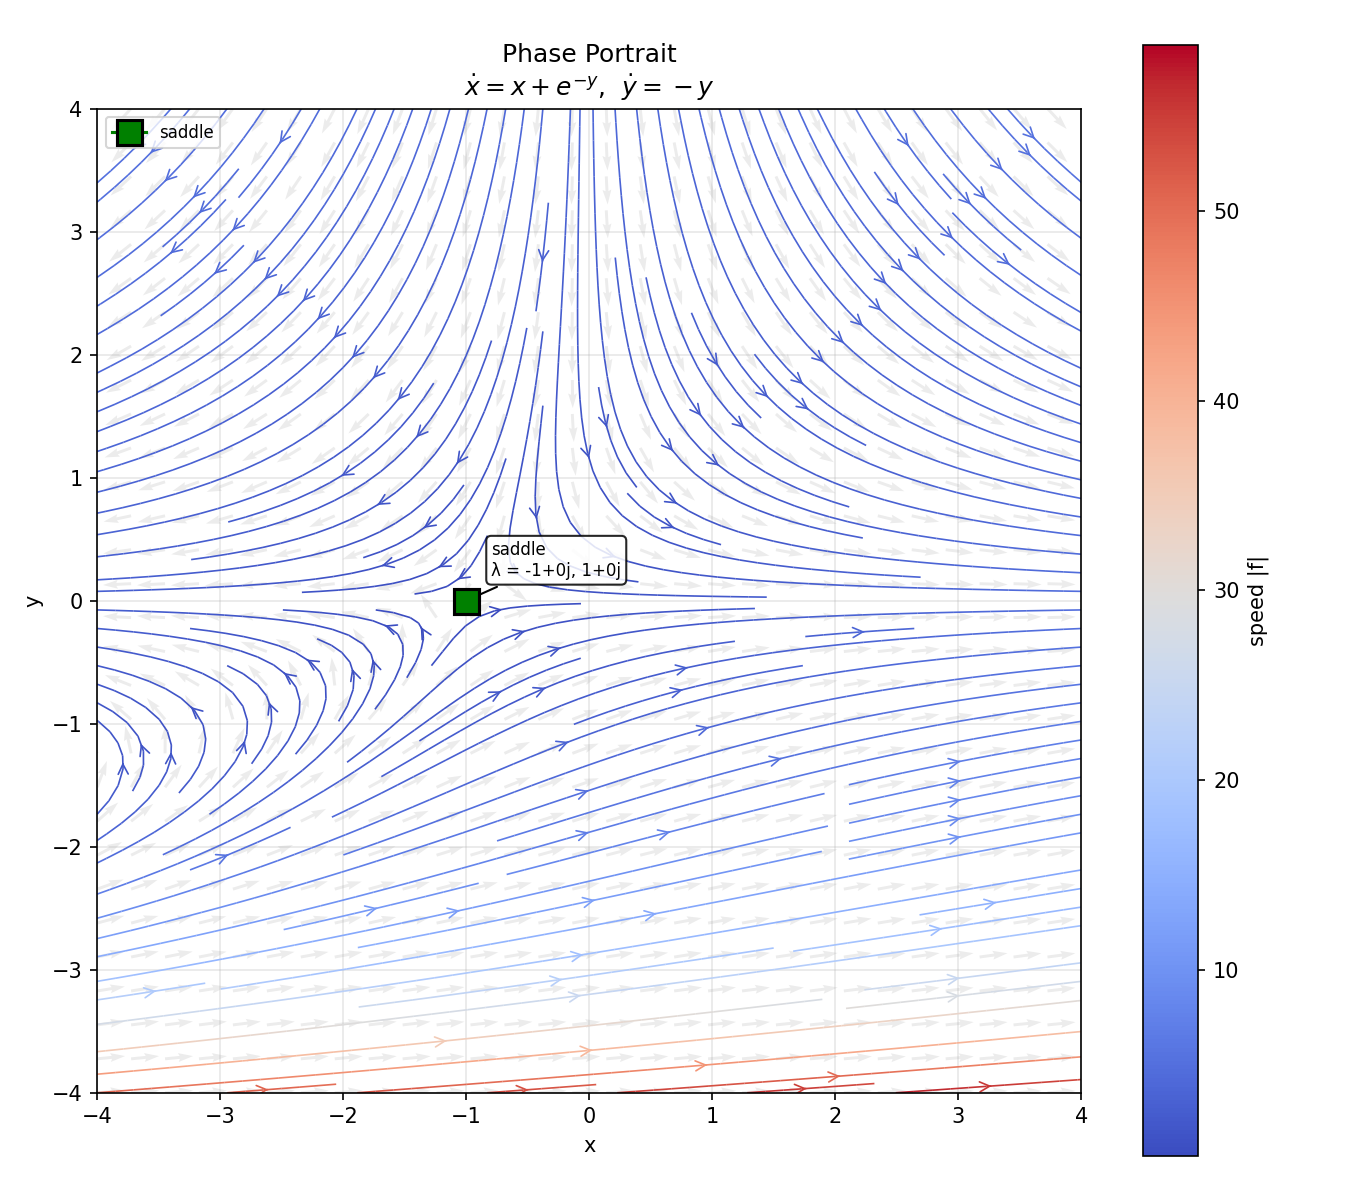

Write the Python code that produced this figure.
import sympy as sp
import numpy as np
import matplotlib.pyplot as plt
from matplotlib.colors import Normalize


def find_equilibria(f_expr, g_expr, x, y, search_range=(-10, 10)):
    """Find equilibrium points by solving f(x,y)=0, g(x,y)=0."""
    solutions = sp.solve([f_expr, g_expr], [x, y], dict=True)
    real_equilibria = []
    for sol in solutions:
        xval = complex(sol[x])
        yval = complex(sol[y])
        if abs(xval.imag) < 1e-10 and abs(yval.imag) < 1e-10:
            real_equilibria.append((float(xval.real), float(yval.real)))
    return real_equilibria


def classify_equilibrium(f_expr, g_expr, x, y, eq_point):
    """Classify an equilibrium point using the Jacobian eigenvalues."""
    J = sp.Matrix([
        [sp.diff(f_expr, x), sp.diff(f_expr, y)],
        [sp.diff(g_expr, x), sp.diff(g_expr, y)],
    ])
    J_at_eq = J.subs({x: eq_point[0], y: eq_point[1]})
    eigenvalues = [complex(ev) for ev in J_at_eq.eigenvals().keys()]

    real_parts = [ev.real for ev in eigenvalues]

    if all(r < -1e-10 for r in real_parts):
        if all(abs(ev.imag) < 1e-10 for ev in eigenvalues):
            return "stable node", eigenvalues
        else:
            return "stable spiral", eigenvalues
    elif all(r > 1e-10 for r in real_parts):
        if all(abs(ev.imag) < 1e-10 for ev in eigenvalues):
            return "unstable node", eigenvalues
        else:
            return "unstable spiral", eigenvalues
    elif any(r > 1e-10 for r in real_parts) and any(r < -1e-10 for r in real_parts):
        return "saddle", eigenvalues
    else:
        if all(abs(r) < 1e-10 for r in real_parts):
            return "center", eigenvalues
        return "non-isolated / degenerate", eigenvalues


def plot_phase_portrait(f_expr, g_expr, x, y,
                        xlim=(-3, 3), ylim=(-3, 3), density=1.5,
                        grid_n=30, title=None):
    """
    Plot the phase portrait for the 2D system:
        dx/dt = f(x, y)
        dy/dt = g(x, y)
    """
    f_func = sp.lambdify((x, y), f_expr, modules="numpy")
    g_func = sp.lambdify((x, y), g_expr, modules="numpy")

    # --- Find and classify equilibria ---
    equilibria = find_equilibria(f_expr, g_expr, x, y)
    classifications = {}
    for eq in equilibria:
        cls, eigs = classify_equilibrium(f_expr, g_expr, x, y, eq)
        classifications[eq] = (cls, eigs)

    # --- Set up grid ---
    xs = np.linspace(xlim[0], xlim[1], grid_n)
    ys = np.linspace(ylim[0], ylim[1], grid_n)
    X, Y = np.meshgrid(xs, ys)
    U = f_func(X, Y)
    V = g_func(X, Y)

    speed = np.sqrt(U**2 + V**2)
    speed = np.where(speed == 0, 1e-10, speed)

    # --- Plot ---
    fig, ax = plt.subplots(figsize=(9, 8))

    # Streamplot with speed-based coloring
    norm = Normalize(vmin=speed.min(), vmax=speed.max())
    strm = ax.streamplot(X, Y, U, V, color=speed, cmap="coolwarm",
                         norm=norm, density=density, linewidth=0.8,
                         arrowsize=1.2, arrowstyle='->')
    fig.colorbar(strm.lines, ax=ax, label="speed |f|")

    # Quiver (light background arrows)
    ax.quiver(X, Y, U / speed, V / speed, alpha=0.15, scale=35, width=0.003,
              color="gray")

    # --- Mark equilibria ---
    marker_style = {
        "stable node":     dict(marker="o", color="blue",   label="stable node (attractor)"),
        "stable spiral":   dict(marker="o", color="cyan",   label="stable spiral (attractor)"),
        "unstable node":   dict(marker="^", color="red",    label="unstable node (repeller)"),
        "unstable spiral": dict(marker="^", color="orange",  label="unstable spiral (repeller)"),
        "saddle":          dict(marker="s", color="green",   label="saddle"),
        "center":          dict(marker="D", color="purple",  label="center"),
    }
    seen_labels = set()
    for eq, (cls, eigs) in classifications.items():
        style = marker_style.get(cls, dict(marker="x", color="black", label=cls))
        lbl = style["label"] if style["label"] not in seen_labels else None
        seen_labels.add(style["label"])
        ax.plot(eq[0], eq[1], marker=style["marker"], color=style["color"],
                markersize=12, markeredgecolor="black", markeredgewidth=1.5,
                label=lbl, zorder=5)
        eig_str = ", ".join(f"{e:.3g}" for e in eigs)
        ax.annotate(f"{cls}\nλ = {eig_str}",
                    xy=eq, xytext=(12, 12), textcoords="offset points",
                    fontsize=8, bbox=dict(boxstyle="round,pad=0.3",
                                          fc="white", alpha=0.85),
                    arrowprops=dict(arrowstyle="->", color="black"))

    ax.set_xlim(xlim)
    ax.set_ylim(ylim)
    ax.set_xlabel("x")
    ax.set_ylabel("y")
    ax.set_aspect("equal")
    ax.legend(loc="upper left", fontsize=8)
    ax.grid(True, alpha=0.3)

    if title is None:
        title = (f"Phase Portrait\n"
                 f"$\\dot{{x}} = {sp.latex(f_expr)}$,  "
                 f"$\\dot{{y}} = {sp.latex(g_expr)}$")
    ax.set_title(title, fontsize=12)

    plt.tight_layout()
    plt.savefig("phase_portrait.png", dpi=150)
    plt.show()

    # Print summary
    print("\n=== Equilibrium Points ===")
    for eq, (cls, eigs) in classifications.items():
        eig_str = ", ".join(f"{e:.4g}" for e in eigs)
        print(f"  ({eq[0]:.4f}, {eq[1]:.4f})  →  {cls}  (eigenvalues: {eig_str})")


# ──────────────────────────────────────────────
# Example:  dx/dt = x + exp(-y),  dy/dt = -y
# ──────────────────────────────────────────────
if __name__ == "__main__":
    x, y = sp.symbols("x y")

    f = x + sp.exp(-y)      # dx/dt
    g = -y                   # dy/dt

    plot_phase_portrait(f, g, x, y, xlim=(-4, 4), ylim=(-4, 4), density=1.8)
